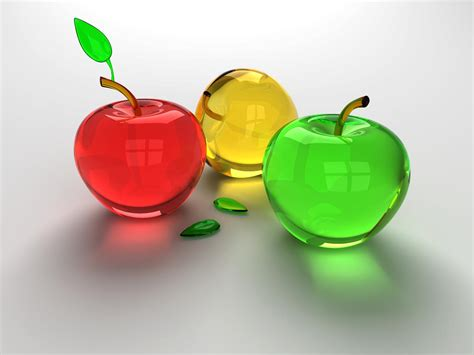
#> input picture apples.jpg, 474 x 355 px
$ python 'OCV template matching.py'
#> lines starting #> are read from the running program, lines starting #| are printed output that depends on the picture; after the words box and inside, x2 and y2 are one past the last pixel; in counts of white or black regions, pixels touching at a corner belong together
import cv2
import numpy as np


image = cv2.imread('apples.jpg')                    #main image or parent image
#> image is the input picture: shape (355, 474, 3); mean B, G, R 158.9, 188.9, 189.9
imggray=cv2.cvtColor(image,cv2.COLOR_BGR2GRAY)
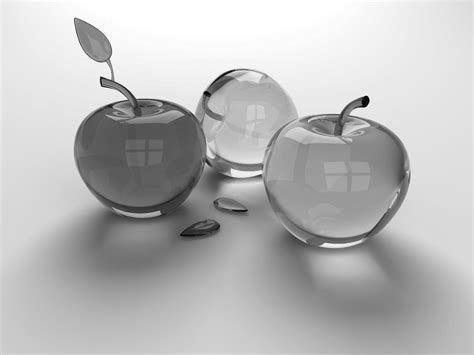
#> imggray: shape (355, 474); min 1, max 255, mean 185.8

template = cv2.imread('appletemplate.jpg')           #template image which we want to search in main image
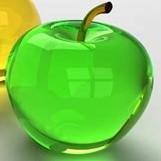
#> input picture appletemplate.jpg, 161 x 161 px
#> template is the input picture: shape (161, 161, 3); mean B, G, R 82, 199.2, 121.2
w = template.shape[0]
#> w = 161
h=template.shape[1]
#> h = 161

template = cv2.cvtColor(template,cv2.COLOR_BGR2GRAY)
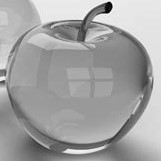
#> template: shape (161, 161); min 1, max 254, mean 162.5

res = cv2.matchTemplate(imggray,template,cv2.TM_CCOEFF_NORMED)
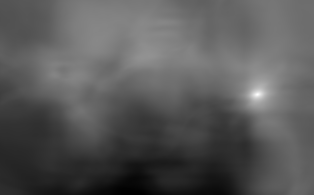
#> res: shape (195, 314) float32; min -0.325, max 0.999, mean 0.135; drawn with min black and max white

threshold = 0.98  # adjust till get one value pair of left top corner

pos = np.where(res>=threshold)
#> pos = ([94], [257])

for p in zip(*pos[::-1]):
  cv2.rectangle(image,p,(p[0]+w,p[1]+h),(0,0,255),2)
#> this loop made 1 pass
#> p on pass 1: (257, 94)
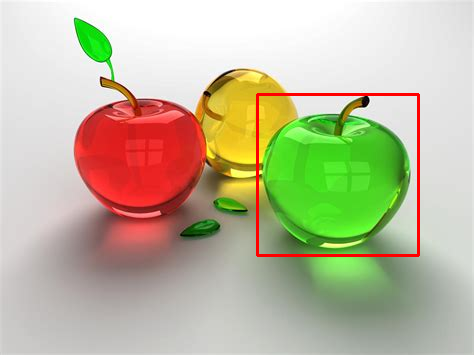
#> image: shape (355, 474, 3); 1.15% of pixels changed, all inside (x1, y1, x2, y2) = (256, 93, 420, 257)

#print(pos)


cv2.imshow('img',image)
cv2.imshow('template',template)
cv2.waitKey(0)
cv2.destroyAllWindows()
